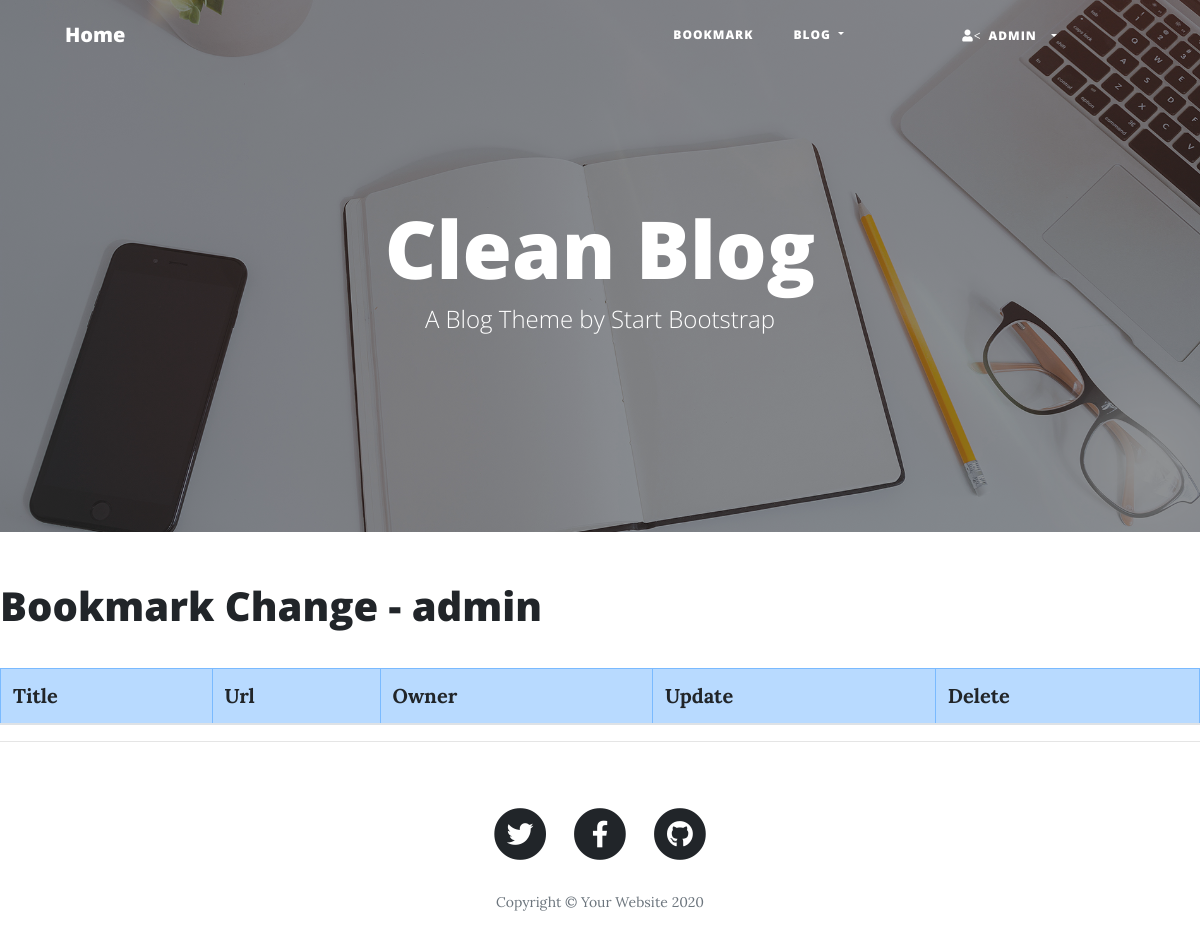
Page /bookmark/change/ (signed in) on the earlier database version.
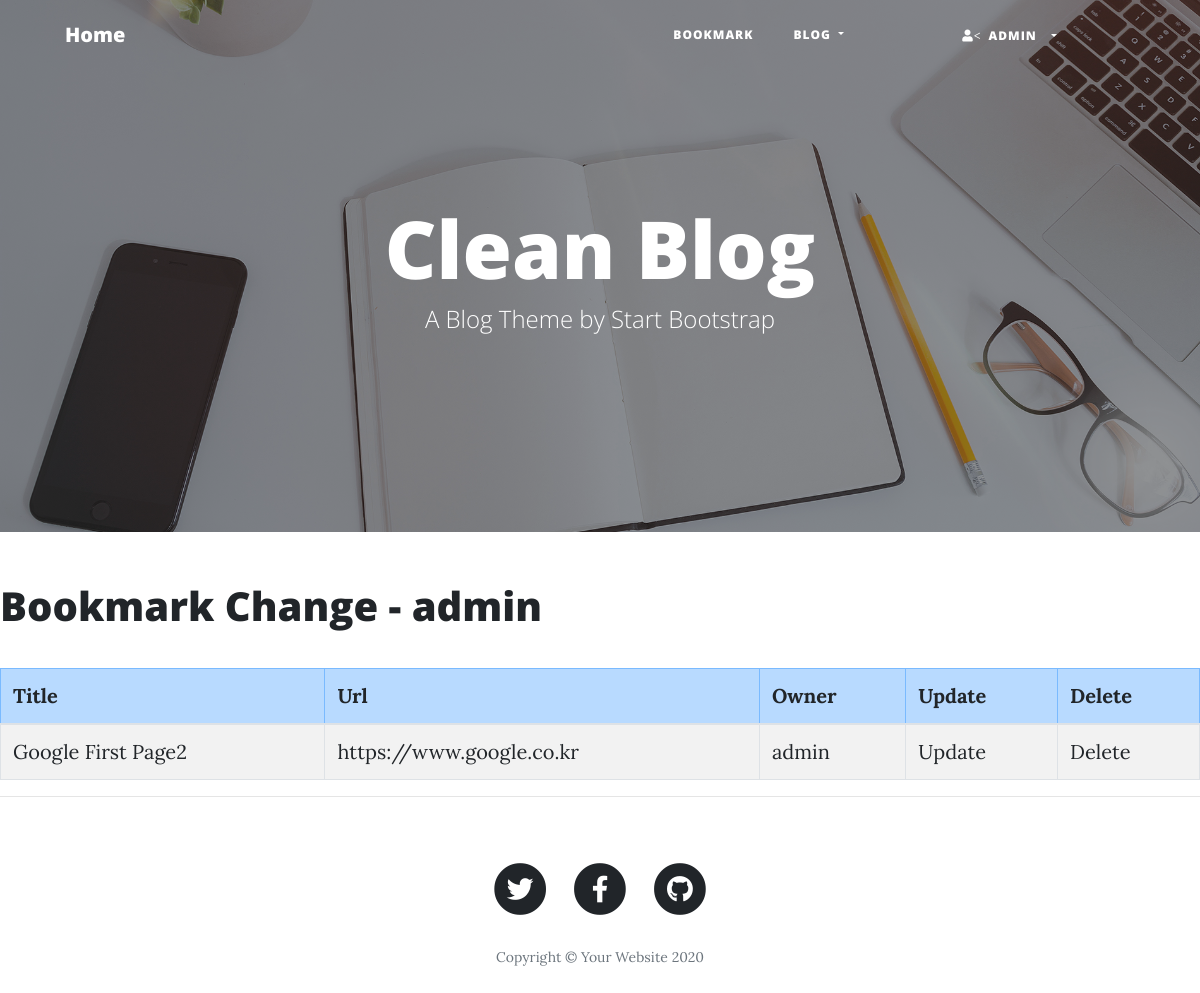
Same page on the later database version.
### bookmark/models.py (models this page shows, shortened)
class Bookmark(models.Model):
    title = models.CharField('TITLE', max_length=100, blank=True)
    url = models.URLField('URL', unique=True)
    owner = models.ForeignKey(User, on_delete=models.CASCADE, blank=True, null=True)

### bookmark/views.py (the view)
# urls.py: path('change/', views.BookmarkChangeLV.as_view(), name="change"),
class BookmarkChangeLV(LoginRequiredMixin, ListView):
    template_name = 'bookmark/bookmark_change_list.html'
    def get_queryset(self):
        return Bookmark.objects.filter(owner=self.request.user)

### bookmark/templates/bookmark/bookmark_change_list.html (shortened to what this page needs)
{% extends 'base.html' %}
{% load static %}
{% block content %}
    <h1>Bookmark Change - {{user}}</h1>
    <br>
    <table class="table table-bordered table-condensed table-striped">
        <thead>
            <tr class="table-primary">
                <th>Title</th>
                <th>Url</th>
                <th>Owner</th>
                <th>Update</th>
                <th>Delete</th>
            </tr>
        </thead>
        <tbody>
            {% for item in object_list %}
            <tr>
                <td>{{ item.title }}</td>
                <td>{{ item.url }}</td>
                <td>{{ item.owner }}</td>
                <td><a href="{% url 'bookmark:update' item.id %}">Update</a></td>
                <td><a href="{% url 'bookmark:delete' item.id %}">Delete</a></td>
            </tr>
            {% endfor %}
        </tbody>
    </table>
{% endblock %}

Differences in the rows shown:
now on this page (row edited): Bookmark: title "Google First Page2", url "https://www.google.co.kr", owner "admin"
